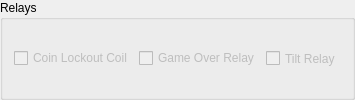
          <widget class="QGroupBox" name="groupBox_3">
           <property name="title">
            <string>Relays</string>
           </property>
           <layout class="QVBoxLayout" name="verticalLayout_15">
            <item>
             <layout class="QHBoxLayout" name="horizontalLayout_78">
              <item>
               <layout class="QHBoxLayout" name="horizontalLayout_75">
                <item>
                 <widget class="QCheckBox" name="checkBox_coin_lockout_coil">
                  <property name="enabled">
                   <bool>false</bool>
                  </property>
                  <property name="text">
                   <string>Coin Lockout Coil</string>
                  </property>
                  <property name="checkable">
                   <bool>true</bool>
                  </property>
                 </widget>
                </item>
               </layout>
              </item>
              <item>
               <layout class="QHBoxLayout" name="horizontalLayout_76">
                <item>
                 <widget class="QCheckBox" name="checkBox_game_over_relay">
                  <property name="enabled">
                   <bool>false</bool>
                  </property>
                  <property name="text">
                   <string>Game Over Relay</string>
                  </property>
                  <property name="checkable">
                   <bool>true</bool>
                  </property>
                 </widget>
                </item>
               </layout>
              </item>
              <item>
               <layout class="QHBoxLayout" name="horizontalLayout_77">
                <item>
                 <widget class="QCheckBox" name="checkBox_tilt_relay">
                  <property name="enabled">
                   <bool>false</bool>
                  </property>
                  <property name="sizePolicy">
                   <sizepolicy hsizetype="Minimum" vsizetype="Minimum">
                    <horstretch>0</horstretch>
                    <verstretch>0</verstretch>
                   </sizepolicy>
                  </property>
                  <property name="text">
                   <string>Tilt Relay</string>
                  </property>
                  <property name="checkable">
                   <bool>true</bool>
                  </property>
                 </widget>
                </item>
               </layout>
              </item>
             </layout>
            </item>
           </layout>
          </widget>
